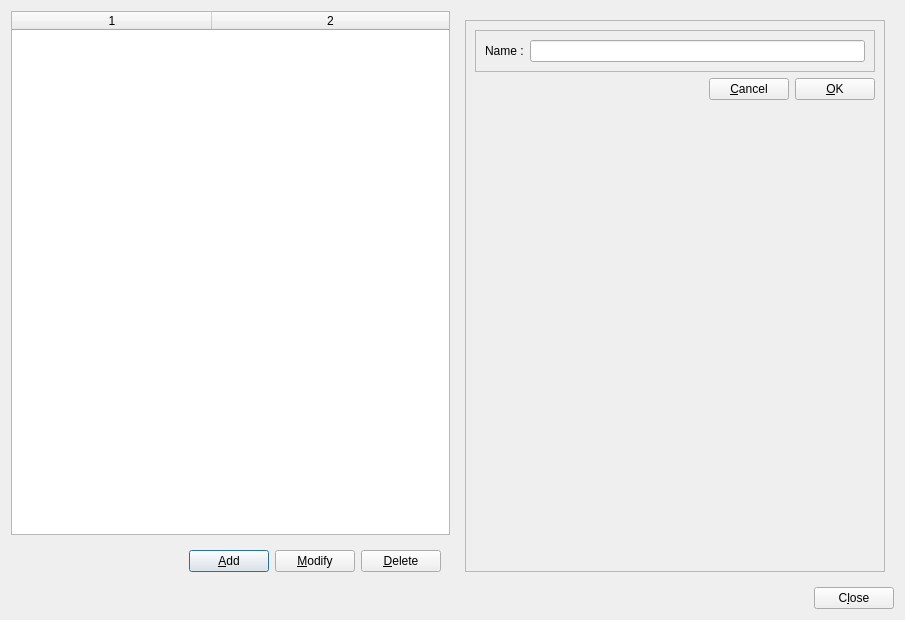
<?xml version="1.0" encoding="UTF-8"?>
<ui version="4.0">
 <class>testTypeManagementFormClass</class>
 <widget class="QDialog" name="testTypeManagementFormClass">
  <property name="geometry">
   <rect>
    <x>0</x>
    <y>0</y>
    <width>905</width>
    <height>620</height>
   </rect>
  </property>
  <property name="windowTitle">
   <string>Test type management</string>
  </property>
  <property name="windowIcon">
   <iconset resource="../res/global.qrc">
    <normaloff>:/global/TeacherHelperIcon.ico</normaloff>:/global/TeacherHelperIcon.ico</iconset>
  </property>
  <layout class="QVBoxLayout" name="verticalLayout">
   <item>
    <layout class="QHBoxLayout" name="horizontalLayout">
     <item>
      <layout class="QVBoxLayout" name="verticalLayout_2">
       <item>
        <widget class="QTableWidget" name="tableWidgeItems">
         <property name="editTriggers">
          <set>QAbstractItemView::NoEditTriggers</set>
         </property>
         <property name="alternatingRowColors">
          <bool>true</bool>
         </property>
         <property name="selectionMode">
          <enum>QAbstractItemView::SingleSelection</enum>
         </property>
         <property name="selectionBehavior">
          <enum>QAbstractItemView::SelectRows</enum>
         </property>
         <property name="columnCount">
          <number>2</number>
         </property>
         <attribute name="horizontalHeaderVisible">
          <bool>true</bool>
         </attribute>
         <attribute name="horizontalHeaderDefaultSectionSize">
          <number>200</number>
         </attribute>
         <attribute name="horizontalHeaderHighlightSections">
          <bool>false</bool>
         </attribute>
         <attribute name="horizontalHeaderStretchLastSection">
          <bool>true</bool>
         </attribute>
         <attribute name="verticalHeaderVisible">
          <bool>false</bool>
         </attribute>
         <attribute name="verticalHeaderStretchLastSection">
          <bool>false</bool>
         </attribute>
         <column/>
         <column/>
        </widget>
       </item>
       <item>
        <widget class="QFrame" name="frameActionButtons">
         <layout class="QHBoxLayout" name="horizontalLayout_4">
          <item>
           <spacer name="horizontalSpacer_3">
            <property name="orientation">
             <enum>Qt::Horizontal</enum>
            </property>
            <property name="sizeHint" stdset="0">
             <size>
              <width>40</width>
              <height>20</height>
             </size>
            </property>
           </spacer>
          </item>
          <item>
           <widget class="QPushButton" name="pushButtonAdd">
            <property name="text">
             <string>&amp;Add</string>
            </property>
            <property name="icon">
             <iconset resource="../res/global.qrc">
              <normaloff>:/global/add22.png</normaloff>:/global/add22.png</iconset>
            </property>
           </widget>
          </item>
          <item>
           <widget class="QPushButton" name="pushButtonModify">
            <property name="text">
             <string>&amp;Modify</string>
            </property>
            <property name="icon">
             <iconset resource="../res/global.qrc">
              <normaloff>:/global/edit22.png</normaloff>:/global/edit22.png</iconset>
            </property>
           </widget>
          </item>
          <item>
           <widget class="QPushButton" name="pushButtonDelete">
            <property name="text">
             <string>&amp;Delete</string>
            </property>
            <property name="icon">
             <iconset resource="../res/global.qrc">
              <normaloff>:/global/delete22.png</normaloff>:/global/delete22.png</iconset>
            </property>
           </widget>
          </item>
         </layout>
        </widget>
       </item>
      </layout>
     </item>
     <item>
      <widget class="QFrame" name="frame_1">
       <property name="minimumSize">
        <size>
         <width>0</width>
         <height>0</height>
        </size>
       </property>
       <property name="maximumSize">
        <size>
         <width>439</width>
         <height>16777215</height>
        </size>
       </property>
       <layout class="QVBoxLayout" name="verticalLayout_1">
        <item>
         <widget class="QFrame" name="frameDetails">
          <property name="frameShape">
           <enum>QFrame::StyledPanel</enum>
          </property>
          <property name="frameShadow">
           <enum>QFrame::Raised</enum>
          </property>
          <layout class="QGridLayout" name="gridLayout_2">
           <item row="0" column="0">
            <widget class="QFrame" name="frame">
             <property name="frameShape">
              <enum>QFrame::StyledPanel</enum>
             </property>
             <property name="frameShadow">
              <enum>QFrame::Raised</enum>
             </property>
             <layout class="QGridLayout" name="gridLayout">
              <item row="1" column="0">
               <widget class="QLabel" name="label">
                <property name="text">
                 <string>Name :</string>
                </property>
               </widget>
              </item>
              <item row="1" column="1">
               <widget class="QLineEdit" name="lineEditName"/>
              </item>
             </layout>
            </widget>
           </item>
           <item row="1" column="0">
            <layout class="QHBoxLayout" name="horizontalLayout_2">
             <item>
              <spacer name="horizontalSpacer">
               <property name="orientation">
                <enum>Qt::Horizontal</enum>
               </property>
               <property name="sizeHint" stdset="0">
                <size>
                 <width>40</width>
                 <height>20</height>
                </size>
               </property>
              </spacer>
             </item>
             <item>
              <widget class="QPushButton" name="pushButtonCancel">
               <property name="text">
                <string>&amp;Cancel</string>
               </property>
               <property name="icon">
                <iconset resource="../res/global.qrc">
                 <normaloff>:/global/cancel22.png</normaloff>:/global/cancel22.png</iconset>
               </property>
              </widget>
             </item>
             <item>
              <widget class="QPushButton" name="pushButtonOK">
               <property name="text">
                <string>&amp;OK</string>
               </property>
               <property name="icon">
                <iconset resource="../res/global.qrc">
                 <normaloff>:/global/ok22.png</normaloff>:/global/ok22.png</iconset>
               </property>
              </widget>
             </item>
            </layout>
           </item>
           <item row="2" column="0">
            <spacer name="verticalSpacer">
             <property name="orientation">
              <enum>Qt::Vertical</enum>
             </property>
             <property name="sizeHint" stdset="0">
              <size>
               <width>20</width>
               <height>40</height>
              </size>
             </property>
            </spacer>
           </item>
          </layout>
         </widget>
        </item>
       </layout>
      </widget>
     </item>
    </layout>
   </item>
   <item>
    <layout class="QHBoxLayout" name="horizontalLayout_3">
     <item>
      <spacer name="horizontalSpacer_2">
       <property name="orientation">
        <enum>Qt::Horizontal</enum>
       </property>
       <property name="sizeHint" stdset="0">
        <size>
         <width>40</width>
         <height>20</height>
        </size>
       </property>
      </spacer>
     </item>
     <item>
      <widget class="QPushButton" name="pushButtonClose">
       <property name="text">
        <string>C&amp;lose</string>
       </property>
       <property name="icon">
        <iconset resource="../res/global.qrc">
         <normaloff>:/global/close22.png</normaloff>:/global/close22.png</iconset>
       </property>
      </widget>
     </item>
    </layout>
   </item>
  </layout>
 </widget>
 <tabstops>
  <tabstop>tableWidgeItems</tabstop>
  <tabstop>pushButtonAdd</tabstop>
  <tabstop>pushButtonModify</tabstop>
  <tabstop>pushButtonDelete</tabstop>
  <tabstop>lineEditName</tabstop>
  <tabstop>pushButtonOK</tabstop>
  <tabstop>pushButtonCancel</tabstop>
  <tabstop>pushButtonClose</tabstop>
 </tabstops>
 <resources>
  <include location="../res/global.qrc"/>
 </resources>
 <connections/>
</ui>
